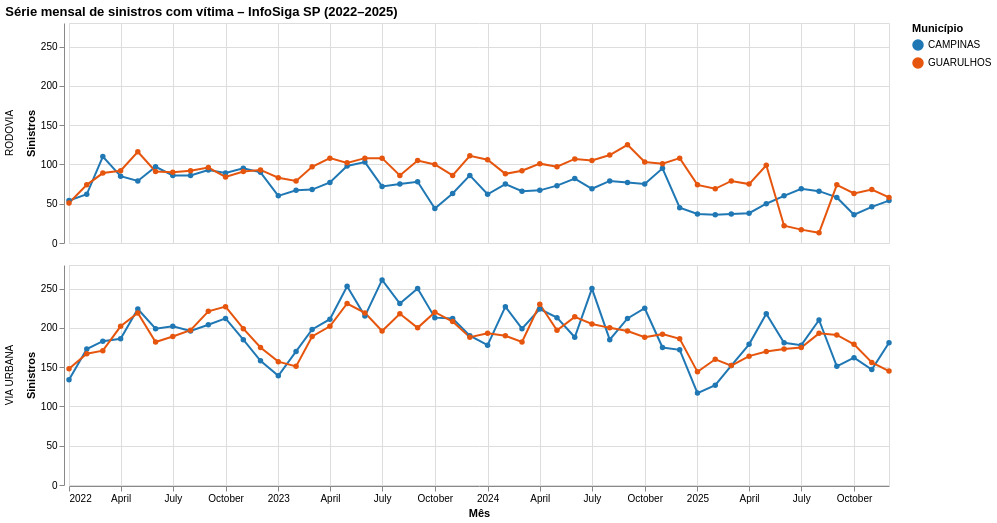

Notebook source saved alongside this figure:
### Markdown cell above
**Versão interativa (Altair)** — passe o mouse para ver os valores; salva em
`reports/figures/03_serie_mensal_interativa.html`.

### Code cell
m2 = mensal.assign(data=pd.to_datetime(mensal.ano_mes + "-01"))
sel = alt.selection_point(fields=["municipio"], bind="legend")
graf = (alt.Chart(m2).mark_line(point=True)
        .encode(x=alt.X("data:T", title="Mês"), y=alt.Y("n:Q", title="Sinistros"),
                color=alt.Color("municipio:N", scale=alt.Scale(domain=MUN, range=list(config.CORES.values())),
                                title="Município"),
                opacity=alt.condition(sel, alt.value(1), alt.value(0.15)),
                tooltip=["municipio", "grupo_via", "ano_mes", "n"])
        .properties(width=820, height=220).add_params(sel)
        .facet(row=alt.Row("grupo_via:N", title=None))
        .properties(title="Série mensal de sinistros com vítima – InfoSiga SP (2022–2025)"))
graf.save(str(config.FIG_DIR / "03_serie_mensal_interativa.html"))
graf

### Figure 1 — Vega-Lite specification as saved in the notebook (floating-point values rounded to 4 significant figures; data arrays with more than 128 entries replaced by an {"elided": "..."} marker saying what was removed)
{"config": {"view": {"continuousWidth": 300, "continuousHeight": 300}}, "data": {"name": "data-a0639f225475fad0fba2366ab0c07921"}, "facet": {"row": {"field": "grupo_via", "title": null, "type": "nominal"}}, "spec": {"mark": {"type": "line", "point": true}, "encoding": {"color": {"field": "municipio", "scale": {"domain": ["CAMPINAS", "GUARULHOS"], "range": ["#1f77b4", "#e6550d"]}, "title": "Município", "type": "nominal"}, "opacity": {"condition": {"param": "param_8f8ac9db8e82b00e", "value": 1}, "value": 0.15}, "tooltip": [{"field": "municipio", "type": "nominal"}, {"field": "grupo_via", "type": "nominal"}, {"field": "ano_mes", "type": "nominal"}, {"field": "n", "type": "quantitative"}], "x": {"field": "data", "title": "Mês", "type": "temporal"}, "y": {"field": "n", "title": "Sinistros", "type": "quantitative"}}, "height": 220, "name": "view_e508b1dae4ad5cbf_0", "width": 820}, "params": [{"name": "param_8f8ac9db8e82b00e", "select": {"type": "point", "fields": ["municipio"]}, "bind": "legend", "views": ["view_e508b1dae4ad5cbf_0"]}], "title": "Série mensal de sinistros com vítima – InfoSiga SP (2022–2025)", "$schema": "https://vega.github.io/schema/vega-lite/v6.4.1.json", "datasets": {"data-a0639f225475fad0fba2366ab0c07921": {"elided": "192 records"}}}
